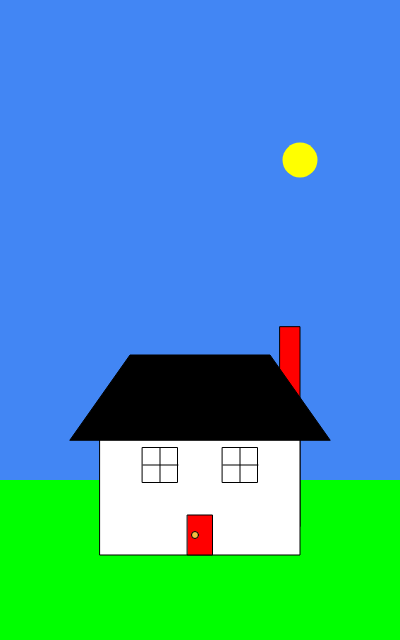
Frame 1 (no input)
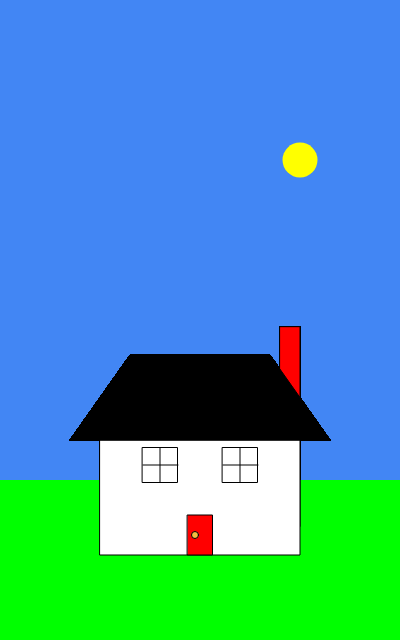
Frame 60 (no input)
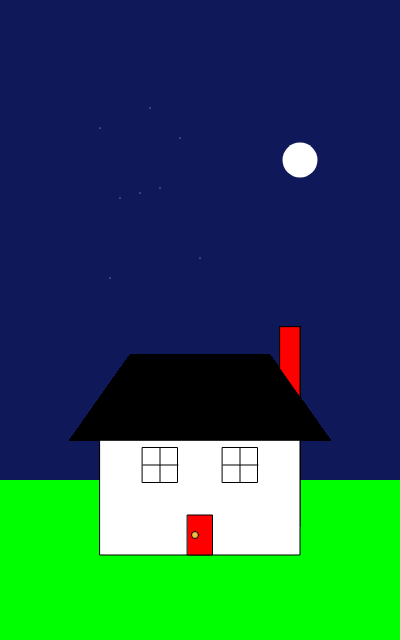
Frame 120 (the mouse pressed at the canvas centre since frame 60)

The p5.js sketch that drew these frames (run headless with seeded random() and noise() and a simulated clock; from frame 60 on, the mouse is pressed at the canvas centre):

// p5.js sketch
// ── sketch.js
function setup() { 
  createCanvas(400, 640);
  
  //remember background must be in setup!
  background(66, 134, 244);
  
  //draw sun
  noStroke();
  fill(255, 255, 0);
  ellipse(3*width/4, height/4, 35, 35);
  
} 

function draw() { 
  //draw the daytime sky
  
  rectMode(CENTER);
  ellipseMode(CENTER);
  
  //draw the grass
  noStroke();
  fill(0, 255, 0);
  rect(width/2, 5*height/4, width, height);
  
  //draw the chimney
  stroke(0);
  fill(255, 0, 0);
  rect(width/2 + 90, 2*height/3 , 20, 200);
  
  //draw the main house structure
  stroke(0);
  fill(255);
  rect(width/2, 3*height/4, 200, 150);
  
  //draw the roof
  stroke(0);
  fill(0);
  quad(width/4 -30, 3*height/4 - 40, 
       width/2 - 70, 3*height/4 - 125, 
       width/2 + 70, 3*height/4 - 125, 
       3*width/4 + 30, 3*height/4 - 40 );
  
  //windows
  stroke(0);
  fill(255);
  rect(width/2 - 40, 3*height/4 - 15, 35, 35);
  
  stroke(0);
  fill(255);
  rect(width/2 + 40, 3*height/4 - 15, 35, 35);
  
  //right window lines
  line(width/2 + 40 - 17, 3*height/4 - 15, 
       width/2 + 40 + 18, 3*height/4 - 15);
  line(width/2 + 40, 3*height/4 - 32, 
       width/2 + 40, 3*height/4 + 2);
  
  //left window lines
  line(width/2 - 40 - 17, 3*height/4 - 15, 
       width/2 - 40 + 18, 3*height/4 - 15);
  line(width/2 - 40, 3*height/4 - 32, 
       width/2 - 40, 3*height/4 + 2);
  
  //door
  
  //referencing main house structure for door placement
  // this probably should be a variable - thats in next chapter
  // stroke(0);
  // fill(255);
  // rect(width/2, 3*height/4, 200, 150);
  
  stroke(0);
  fill(255, 0, 0);
  rect(width/2, 3*height/4 + 55, 25, 40);
  
  //doorknob
  
  stroke(0);
  fill(244, 187, 65);
  ellipse(width/2 - 5, 3*height/4 + 55, 7, 7);
  
  
}

function mousePressed() {
	background(15, 24, 89);
 
 
  
   //draw moon
  noStroke();
  fill(255);
  ellipse(3*width/4, height/4, 35, 35);
  
  // draw orion
  stroke(255);
  point(width/4, height/5);
  point(width/4 + 50, height/5 - 20);
  point(width/4 + 80, height/5 + 10);
	point(width/4 + 20, height/5 + 70);
  point(width/4 + 40, height/5 + 65);
  point(width/4 + 60, height/5 + 60);
  point(width/4 + 10, height/5 + 150);
  point(width/4 + 100, height/5 + 130);
}
